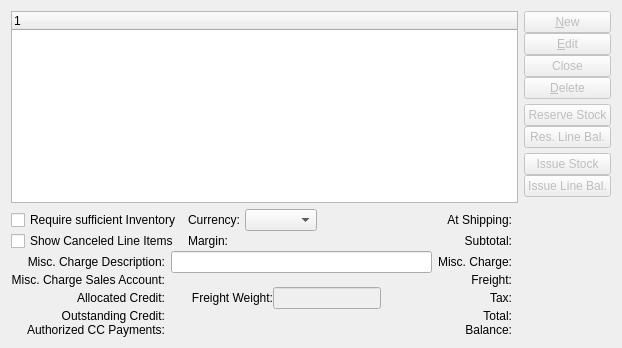
     <widget class="QWidget" name="_lineItemsPage">
      <attribute name="title">
       <string>&amp;Line Items</string>
      </attribute>
      <layout class="QGridLayout">
       <item row="0" column="0">
        <widget class="XTreeWidget" name="_soitem">
         <property name="focusPolicy">
          <enum>Qt::StrongFocus</enum>
         </property>
         <property name="alternatingRowColors">
          <bool>false</bool>
         </property>
         <property name="rootIsDecorated">
          <bool>true</bool>
         </property>
        </widget>
       </item>
       <item row="0" column="1" rowspan="2">
        <layout class="QVBoxLayout">
         <property name="spacing">
          <number>5</number>
         </property>
         <item>
          <layout class="QVBoxLayout">
           <property name="spacing">
            <number>0</number>
           </property>
           <item>
            <widget class="QPushButton" name="_new">
             <property name="enabled">
              <bool>false</bool>
             </property>
             <property name="focusPolicy">
              <enum>Qt::StrongFocus</enum>
             </property>
             <property name="text">
              <string>&amp;New</string>
             </property>
             <property name="autoDefault">
              <bool>true</bool>
             </property>
            </widget>
           </item>
           <item>
            <widget class="QPushButton" name="_edit">
             <property name="enabled">
              <bool>false</bool>
             </property>
             <property name="focusPolicy">
              <enum>Qt::StrongFocus</enum>
             </property>
             <property name="text">
              <string>&amp;Edit</string>
             </property>
             <property name="autoDefault">
              <bool>true</bool>
             </property>
            </widget>
           </item>
           <item>
            <widget class="QPushButton" name="_action">
             <property name="enabled">
              <bool>false</bool>
             </property>
             <property name="focusPolicy">
              <enum>Qt::NoFocus</enum>
             </property>
             <property name="text">
              <string>Close</string>
             </property>
             <property name="autoDefault">
              <bool>true</bool>
             </property>
            </widget>
           </item>
           <item>
            <widget class="QPushButton" name="_delete">
             <property name="enabled">
              <bool>false</bool>
             </property>
             <property name="focusPolicy">
              <enum>Qt::NoFocus</enum>
             </property>
             <property name="text">
              <string>&amp;Delete</string>
             </property>
             <property name="autoDefault">
              <bool>true</bool>
             </property>
            </widget>
           </item>
          </layout>
         </item>
         <item>
          <layout class="QVBoxLayout">
           <property name="spacing">
            <number>0</number>
           </property>
           <property name="topMargin">
            <number>0</number>
           </property>
           <item>
            <widget class="QPushButton" name="_reserveStock">
             <property name="enabled">
              <bool>false</bool>
             </property>
             <property name="focusPolicy">
              <enum>Qt::NoFocus</enum>
             </property>
             <property name="text">
              <string>Reserve Stock</string>
             </property>
            </widget>
           </item>
           <item>
            <widget class="QPushButton" name="_reserveLineBalance">
             <property name="enabled">
              <bool>false</bool>
             </property>
             <property name="focusPolicy">
              <enum>Qt::NoFocus</enum>
             </property>
             <property name="text">
              <string>Res. Line Bal.</string>
             </property>
            </widget>
           </item>
          </layout>
         </item>
         <item>
          <layout class="QVBoxLayout">
           <property name="spacing">
            <number>0</number>
           </property>
           <item>
            <widget class="QPushButton" name="_issueStock">
             <property name="enabled">
              <bool>false</bool>
             </property>
             <property name="focusPolicy">
              <enum>Qt::NoFocus</enum>
             </property>
             <property name="text">
              <string>Issue Stock</string>
             </property>
            </widget>
           </item>
           <item>
            <widget class="QPushButton" name="_issueLineBalance">
             <property name="enabled">
              <bool>false</bool>
             </property>
             <property name="focusPolicy">
              <enum>Qt::NoFocus</enum>
             </property>
             <property name="text">
              <string>Issue Line Bal.</string>
             </property>
            </widget>
           </item>
          </layout>
         </item>
         <item>
          <spacer>
           <property name="orientation">
            <enum>Qt::Vertical</enum>
           </property>
           <property name="sizeType">
            <enum>QSizePolicy::Expanding</enum>
           </property>
           <property name="sizeHint" stdset="0">
            <size>
             <width>20</width>
             <height>20</height>
            </size>
           </property>
          </spacer>
         </item>
        </layout>
       </item>
       <item row="1" column="0">
        <layout class="QGridLayout">
         <property name="verticalSpacing">
          <number>0</number>
         </property>
         <item row="0" column="0" colspan="2">
          <widget class="QCheckBox" name="_requireInventory">
           <property name="text">
            <string>Require sufficient Inventory</string>
           </property>
          </widget>
         </item>
         <item row="0" column="2">
          <layout class="QHBoxLayout">
           <property name="spacing">
            <number>5</number>
           </property>
           <item>
            <widget class="QLabel" name="_orderCurrencyLit">
             <property name="text">
              <string>Currency:</string>
             </property>
             <property name="alignment">
              <set>Qt::AlignRight|Qt::AlignTrailing|Qt::AlignVCenter</set>
             </property>
             <property name="buddy">
              <cstring>_orderCurrency</cstring>
             </property>
            </widget>
           </item>
           <item>
            <widget class="XComboBox" name="_orderCurrency">
             <property name="type">
              <enum>XComboBox::Currencies</enum>
             </property>
            </widget>
           </item>
           <item>
            <spacer>
             <property name="orientation">
              <enum>Qt::Horizontal</enum>
             </property>
             <property name="sizeHint" stdset="0">
              <size>
               <width>0</width>
               <height>20</height>
              </size>
             </property>
            </spacer>
           </item>
          </layout>
         </item>
         <item row="1" column="0" colspan="2">
          <widget class="QCheckBox" name="_showCanceled">
           <property name="text">
            <string>Show Canceled Line Items</string>
           </property>
          </widget>
         </item>
         <item row="1" column="2">
          <layout class="QHBoxLayout">
           <property name="spacing">
            <number>5</number>
           </property>
           <item>
            <widget class="QLabel" name="_marginLit">
             <property name="text">
              <string>Margin:</string>
             </property>
             <property name="alignment">
              <set>Qt::AlignRight|Qt::AlignTrailing|Qt::AlignVCenter</set>
             </property>
            </widget>
           </item>
           <item>
            <widget class="CurrCluster" name="_margin">
             <property name="currencyEditable" stdset="0">
              <bool>false</bool>
             </property>
             <property name="currencyVisible">
              <bool>false</bool>
             </property>
             <property name="enabled">
              <bool>false</bool>
             </property>
            </widget>
           </item>
           <item>
            <spacer>
             <property name="orientation">
              <enum>Qt::Horizontal</enum>
             </property>
             <property name="sizeHint" stdset="0">
              <size>
               <width>16</width>
               <height>20</height>
              </size>
             </property>
            </spacer>
           </item>
          </layout>
         </item>
         <item row="2" column="0">
          <widget class="QLabel" name="_miscChargeDescriptionLit">
           <property name="text">
            <string>Misc. Charge Description:</string>
           </property>
           <property name="alignment">
            <set>Qt::AlignRight|Qt::AlignTrailing|Qt::AlignVCenter</set>
           </property>
          </widget>
         </item>
         <item row="2" column="1" colspan="2">
          <widget class="XLineEdit" name="_miscChargeDescription"/>
         </item>
         <item row="3" column="0">
          <widget class="QLabel" name="_miscChargeAccountLit">
           <property name="text">
            <string>Misc. Charge Sales Account:</string>
           </property>
           <property name="alignment">
            <set>Qt::AlignRight|Qt::AlignTrailing|Qt::AlignVCenter</set>
           </property>
          </widget>
         </item>
         <item row="3" column="1" colspan="2">
          <widget class="GLCluster" name="_miscChargeAccount"/>
         </item>
         <item row="4" column="0">
          <widget class="QLabel" name="_allocatedCMLit">
           <property name="text">
            <string>Allocated Credit:</string>
           </property>
           <property name="alignment">
            <set>Qt::AlignRight|Qt::AlignTrailing|Qt::AlignVCenter</set>
           </property>
          </widget>
         </item>
         <item row="4" column="1">
          <widget class="CurrDisplay" name="_allocatedCM">
           <property name="sizePolicy">
            <sizepolicy hsizetype="Preferred" vsizetype="Fixed">
             <horstretch>0</horstretch>
             <verstretch>0</verstretch>
            </sizepolicy>
           </property>
           <property name="maximumSize">
            <size>
             <width>100</width>
             <height>32767</height>
            </size>
           </property>
          </widget>
         </item>
         <item row="4" column="2">
          <layout class="QHBoxLayout">
           <property name="spacing">
            <number>0</number>
           </property>
           <item>
            <widget class="QLabel" name="_weightLit">
             <property name="text">
              <string> Freight Weight:</string>
             </property>
             <property name="alignment">
              <set>Qt::AlignRight|Qt::AlignTrailing|Qt::AlignVCenter</set>
             </property>
            </widget>
           </item>
           <item>
            <widget class="XLineEdit" name="_weight">
             <property name="enabled">
              <bool>false</bool>
             </property>
             <property name="sizePolicy">
              <sizepolicy hsizetype="Preferred" vsizetype="Fixed">
               <horstretch>0</horstretch>
               <verstretch>0</verstretch>
              </sizepolicy>
             </property>
             <property name="alignment">
              <set>Qt::AlignRight</set>
             </property>
            </widget>
           </item>
           <item>
            <spacer>
             <property name="orientation">
              <enum>Qt::Horizontal</enum>
             </property>
             <property name="sizeHint" stdset="0">
              <size>
               <width>51</width>
               <height>20</height>
              </size>
             </property>
            </spacer>
           </item>
          </layout>
         </item>
         <item row="5" column="0">
          <widget class="QLabel" name="_outstandingCMLit">
           <property name="text">
            <string>Outstanding Credit:</string>
           </property>
           <property name="alignment">
            <set>Qt::AlignRight|Qt::AlignTrailing|Qt::AlignVCenter</set>
           </property>
          </widget>
         </item>
         <item row="5" column="1">
          <widget class="CurrDisplay" name="_outstandingCM">
           <property name="sizePolicy">
            <sizepolicy hsizetype="Preferred" vsizetype="Fixed">
             <horstretch>0</horstretch>
             <verstretch>0</verstretch>
            </sizepolicy>
           </property>
           <property name="maximumSize">
            <size>
             <width>100</width>
             <height>32767</height>
            </size>
           </property>
          </widget>
         </item>
         <item row="6" column="0">
          <widget class="QLabel" name="_authCCLit">
           <property name="text">
            <string>Authorized CC Payments:</string>
           </property>
           <property name="alignment">
            <set>Qt::AlignRight|Qt::AlignTrailing|Qt::AlignVCenter</set>
           </property>
          </widget>
         </item>
         <item row="6" column="1">
          <widget class="CurrDisplay" name="_authCC">
           <property name="sizePolicy">
            <sizepolicy hsizetype="Preferred" vsizetype="Fixed">
             <horstretch>0</horstretch>
             <verstretch>0</verstretch>
            </sizepolicy>
           </property>
           <property name="maximumSize">
            <size>
             <width>100</width>
             <height>32767</height>
            </size>
           </property>
          </widget>
         </item>
         <item row="0" column="3">
          <widget class="QLabel" name="_amountAtShippingLit">
           <property name="text">
            <string>At Shipping:</string>
           </property>
           <property name="alignment">
            <set>Qt::AlignRight|Qt::AlignTrailing|Qt::AlignVCenter</set>
           </property>
          </widget>
         </item>
         <item row="1" column="3">
          <widget class="QLabel" name="_subtotalLit">
           <property name="text">
            <string>Subtotal:</string>
           </property>
           <property name="alignment">
            <set>Qt::AlignRight|Qt::AlignTrailing|Qt::AlignVCenter</set>
           </property>
          </widget>
         </item>
         <item row="2" column="3">
          <widget class="QLabel" name="_miscChargeAmountLit">
           <property name="text">
            <string>Misc. Charge:</string>
           </property>
           <property name="alignment">
            <set>Qt::AlignRight|Qt::AlignTrailing|Qt::AlignVCenter</set>
           </property>
          </widget>
         </item>
         <item row="0" column="4">
          <widget class="CurrDisplay" name="_amountAtShipping"/>
         </item>
         <item row="1" column="4">
          <widget class="CurrDisplay" name="_subtotal">
           <property name="sizePolicy">
            <sizepolicy hsizetype="Preferred" vsizetype="Fixed">
             <horstretch>0</horstretch>
             <verstretch>0</verstretch>
            </sizepolicy>
           </property>
          </widget>
         </item>
         <item row="2" column="4">
          <widget class="CurrCluster" name="_miscCharge">
           <property name="sizePolicy">
            <sizepolicy hsizetype="Preferred" vsizetype="Fixed">
             <horstretch>0</horstretch>
             <verstretch>0</verstretch>
            </sizepolicy>
           </property>
           <property name="allowNegative">
            <bool>true</bool>
           </property>
           <property name="baseVisible">
            <bool>false</bool>
           </property>
           <property name="currencyEditable" stdset="0">
            <bool>false</bool>
           </property>
           <property name="currencyVisible">
            <bool>false</bool>
           </property>
          </widget>
         </item>
         <item row="3" column="3">
          <widget class="XURLLabel" name="_freightLit">
           <property name="text">
            <string>Freight:</string>
           </property>
           <property name="alignment">
            <set>Qt::AlignRight|Qt::AlignTrailing|Qt::AlignVCenter</set>
           </property>
          </widget>
         </item>
         <item row="3" column="4">
          <widget class="CurrCluster" name="_freight">
           <property name="sizePolicy">
            <sizepolicy hsizetype="Preferred" vsizetype="Fixed">
             <horstretch>0</horstretch>
             <verstretch>0</verstretch>
            </sizepolicy>
           </property>
           <property name="baseVisible">
            <bool>false</bool>
           </property>
           <property name="currencyEditable" stdset="0">
            <bool>false</bool>
           </property>
           <property name="currencyVisible">
            <bool>false</bool>
           </property>
          </widget>
         </item>
         <item row="4" column="3">
          <widget class="XURLLabel" name="_taxLit">
           <property name="text">
            <string>Tax:</string>
           </property>
           <property name="alignment">
            <set>Qt::AlignRight|Qt::AlignTrailing|Qt::AlignVCenter</set>
           </property>
          </widget>
         </item>
         <item row="4" column="4">
          <widget class="CurrDisplay" name="_tax">
           <property name="sizePolicy">
            <sizepolicy hsizetype="Preferred" vsizetype="Fixed">
             <horstretch>0</horstretch>
             <verstretch>0</verstretch>
            </sizepolicy>
           </property>
          </widget>
         </item>
         <item row="5" column="3">
          <widget class="QLabel" name="_totalLit">
           <property name="text">
            <string>Total:</string>
           </property>
           <property name="alignment">
            <set>Qt::AlignRight|Qt::AlignTrailing|Qt::AlignVCenter</set>
           </property>
          </widget>
         </item>
         <item row="5" column="4">
          <widget class="CurrCluster" name="_total">
           <property name="currencyEditable" stdset="0">
            <bool>false</bool>
           </property>
           <property name="currencyVisible">
            <bool>false</bool>
           </property>
           <property name="enabled">
            <bool>false</bool>
           </property>
          </widget>
         </item>
         <item row="6" column="3">
          <widget class="QLabel" name="_balanceLit">
           <property name="text">
            <string>Balance:</string>
           </property>
           <property name="alignment">
            <set>Qt::AlignRight|Qt::AlignTrailing|Qt::AlignVCenter</set>
           </property>
          </widget>
         </item>
         <item row="6" column="4">
          <widget class="CurrCluster" name="_balance">
           <property name="currencyEditable" stdset="0">
            <bool>false</bool>
           </property>
           <property name="currencyVisible">
            <bool>false</bool>
           </property>
           <property name="enabled">
            <bool>false</bool>
           </property>
          </widget>
         </item>
        </layout>
       </item>
      </layout>
     </widget>
